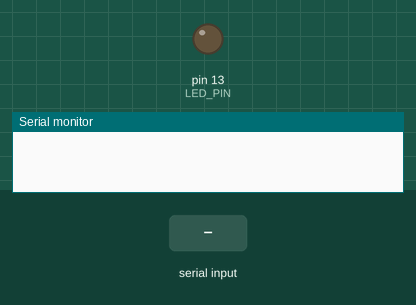
The sketch below on a simulated Arduino Uno, built with avr-gcc and run on an emulated ATmega328P. On the bench: output pins drawn as LEDs (lit = HIGH), the last lines printed to the serial monitor. The inputs (shaded band) are chosen by the test bench.

Above: at 1.2 s.
1.3 s: "200\n" received over Serial
At 1.7 s:
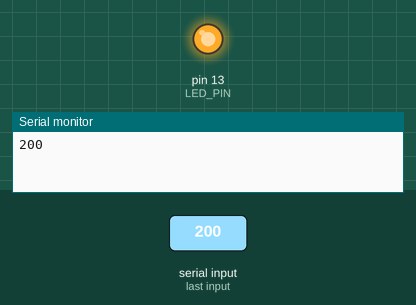
2.8 s: "90,45\n" received over Serial
At 4.1 s:
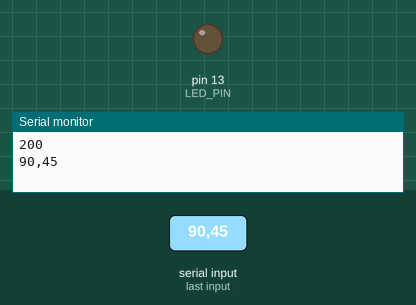
Timing chart, 0 to 5.8 s (numbered marks = the images above; inputs shaded):
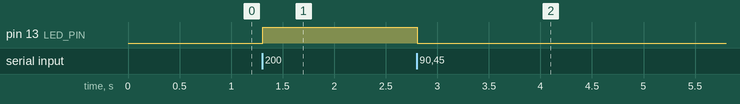

The sketch:

SerialLedFade.ino
```cpp
/**
 * This example receives an integer value (as a text string) delimited by a return character '\n',
 * converts the text into an integer, and uses this to set the analogWrite value on Pin 13.
 * On the Arduino Uno and Leonardo, Pin 13 is tied to the internal green LED (so this
 * internal LED will fade on/off depending on the serial data received).
 *
 * While this example will work with any Serial program, I wrote it to demonstrate the
 * Serial API for web browsers (currently only works with Chrome). This new API allows
 * developers to write JavaScript code in a web browser to read/write data over the serial
 * port, including to devices like Arduino.
 *
 * By Jon E. Froehlich
 * @jonfroehlich
 * http://makeabilitylab.io
 *
 */

const int LED_PIN = 13;
const int BAUD_RATE = 9600;
const int DELAY_MS = 5; // set to 0 for no delay between loop calls

void setup() {
  Serial.begin(BAUD_RATE);
}

void loop() {

  // Check to see if there is any incoming serial data
  if(Serial.available() > 0){
    // If we're here, then serial data has been received
    // Read data off the serial port until we get to the endline delimeter ('\n')
    // Store all of this data into a string
    String rcvdSerialData = Serial.readStringUntil('\n');

    // Send this data right back out on the serial port for debugging purposes
    Serial.println(rcvdSerialData);

    // Convert the data into an integer
    int val = rcvdSerialData.toInt();
    val = constrain(val, 0, 255); // make sure we contrain to 0, 255
    analogWrite(LED_PIN, val);
  }

  delay(DELAY_MS);
}
```

Measured:
- after the input at 1.3 s, pin 13 (LED_PIN): LOW → HIGH at once
- after the input at 2.8 s, pin 13 (LED_PIN): HIGH → LOW at once
